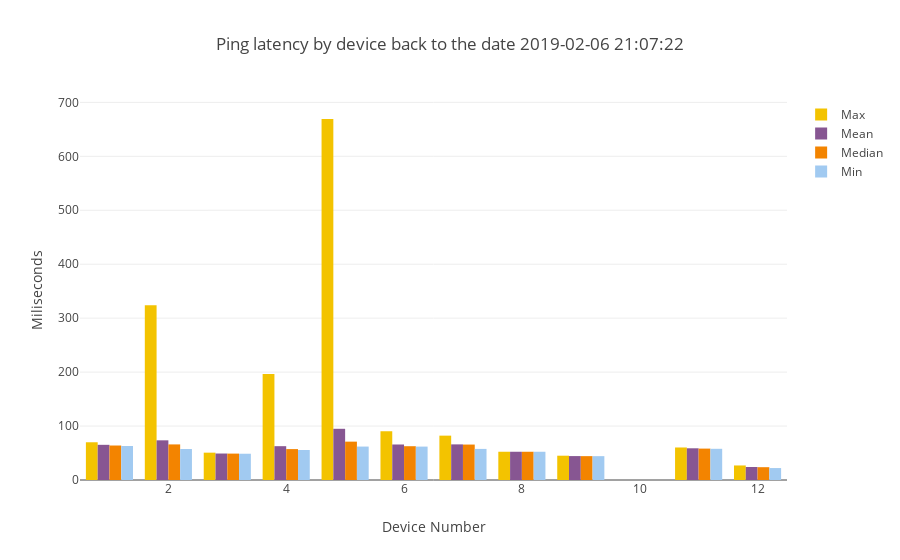

Notebook code cell kept with this figure:
### Code cell
ping_summary=mean_max_median_min_by1(ping_df,'PING')
combined_bar_plot_4traces(xvalues=ping_summary["SK_PI"],
                         yvalues1=ping_summary["max"],
                         yvalues2=ping_summary["mean"],
                         yvalues3=ping_summary["median"],
                         yvalues4=ping_summary["min"],  
                         name1="Max",
                         name2="Mean",
                         name3="Median",
                         name4="Min",
                         title="Ping latency by device back"+ title_tail,
                         ytitle="Miliseconds",
                         stack=False)

### Figure 1 — Plotly figure (JSON) as saved in the notebook; plotly's stock layout.template omitted (floating-point values rounded to 4 significant figures)
{"data": [{"marker": {"color": "#F3C300"}, "name": "Max", "type": "bar", "uid": "bee8c64d-445e-4e18-abad-03a6061690c9", "x": [1, 2, 3, 4, 5, 6, 7, 8, 9, 11, 12], "y": [69.94, 324.0, 50.68, 196.3, 669.2, 90.36, 82.24, 52.39, 45.05, 60.29, 26.96]}, {"marker": {"color": "#875692"}, "name": "Mean", "type": "bar", "uid": "4ead5a1e-a964-45bb-b385-af15d3373f88", "x": [1, 2, 3, 4, 5, 6, 7, 8, 9, 11, 12], "y": [65.22, 73.56, 49.09, 62.69, 94.92, 65.83, 66.03, 52.37, 44.33, 58.78, 24.15]}, {"marker": {"color": "#F38400"}, "name": "Median", "type": "bar", "uid": "7718752b-1c18-42b8-a260-29261c817db0", "x": [1, 2, 3, 4, 5, 6, 7, 8, 9, 11, 12], "y": [63.94, 65.98, 48.93, 57.29, 71.12, 62.64, 65.7, 52.37, 44.24, 58.21, 23.75]}, {"marker": {"color": "#A1CAF1"}, "name": "Min", "type": "bar", "uid": "0be7c5ae-ac07-4c48-97ba-55afde2554e8", "x": [1, 2, 3, 4, 5, 6, 7, 8, 9, 11, 12], "y": [63.05, 57.43, 48.7, 55.6, 61.99, 61.94, 57.64, 52.35, 44.21, 57.84, 22.14]}], "layout": {"title": {"text": "Ping latency by device back to the date 2019-02-06 21:07:22"}, "xaxis": {"title": {"text": "Device Number"}}, "yaxis": {"title": {"text": "Miliseconds"}}}}
